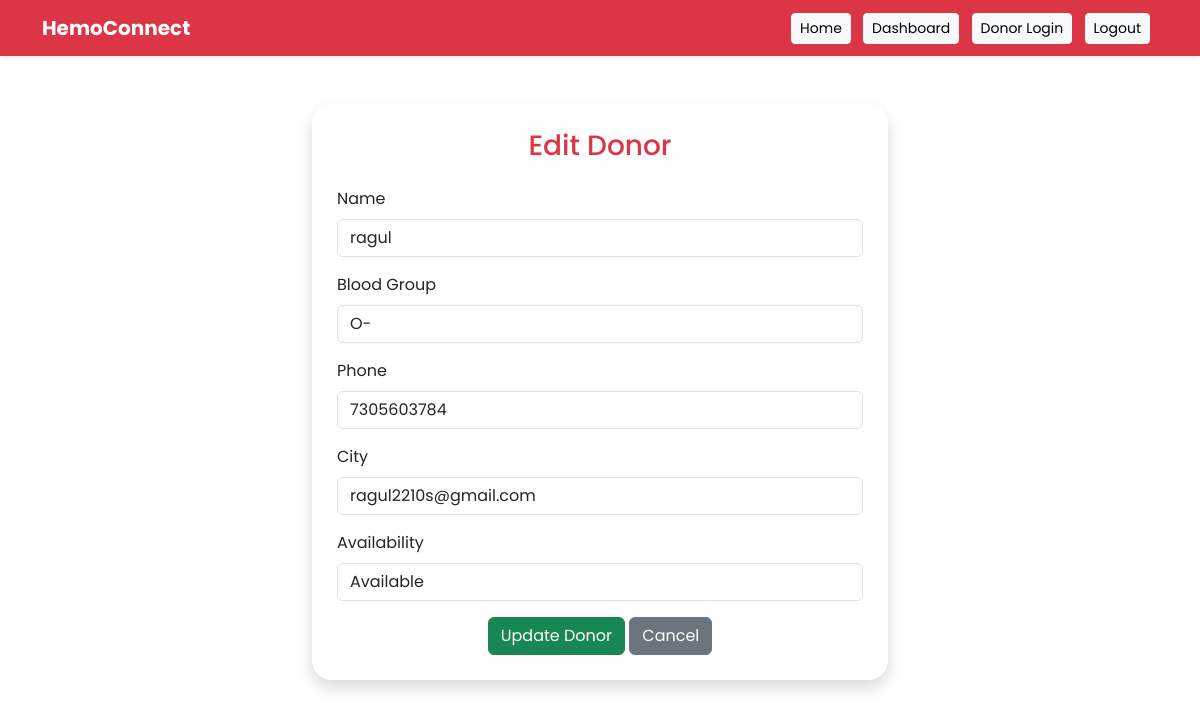
The app's page /edit/3 (signed in) with its own data.
### tables this page shows
CREATE TABLE donors (
id INTEGER PRIMARY KEY AUTOINCREMENT,
name TEXT,
blood_group TEXT,
phone TEXT,
email TEXT,
city TEXT,
age INTEGER,
last_donated TEXT,
units INTEGER,
availability TEXT,
username TEXT,
password TEXT
);

### app.py (the view, shortened to what this page needs)
@app.route("/edit/<int:id>", methods=["GET","POST"])
def edit_donor(id):
    conn = sqlite3.connect("blood.db")
    cursor = conn.cursor()
    cursor.execute("SELECT * FROM donors WHERE id=?", (id,))
    donor = cursor.fetchone()
    conn.close()
    return render_template("edit.html", donor=donor)

### templates/edit.html (shortened to what this page needs)
{% extends "base.html" %}
{% block content %}
<div class="container mt-5" style="max-width:600px;">
<div class="card shadow p-4">
<h3 class="text-center mb-4 text-danger">Edit Donor</h3>
<form method="POST">
<div class="mb-3">
<label class="form-label">Name</label>
<input type="text" name="name" class="form-control" value="{{ donor[1] }}" required>
</div>
<div class="mb-3">
<label class="form-label">Blood Group</label>
<input type="text" name="blood_group" class="form-control" value="{{ donor[2] }}" required>
</div>
<div class="mb-3">
<label class="form-label">Phone</label>
<input type="text" name="phone" class="form-control" value="{{ donor[3] }}" required>
</div>
<div class="mb-3">
<label class="form-label">City</label>
<input type="text" name="city" class="form-control" value="{{ donor[4] }}" required>
</div>
<div class="mb-3">
<label class="form-label">Availability</label>
<select name="availability" class="form-control">
<option value="Available">Available</option>
</select>
</div>
<div class="text-center">
<button type="submit" class="btn btn-success">Update Donor</button>
<a href="/donors" class="btn btn-secondary">Cancel</a>
</div>
</form>
</div>
</div>
{% endblock %}

### static/style.css (style rules this page uses)
.card { border-radius: 20px; backdrop-filter: blur(10px); background: rgba(255, 255, 255, 0.6); border: 1px solid rgba(255, 255, 255, 0.3); transition: all 0.3s ease; }

### templates/base.html (style rules this page uses)
body { font-family: 'Poppins', sans-serif; }

### records on screen
donors: name "ragul", blood_group "O-", phone "7305603784", city "ragul2210s@gmail.com"
